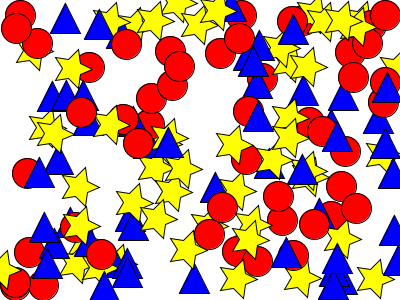
Frame 1 (no input)
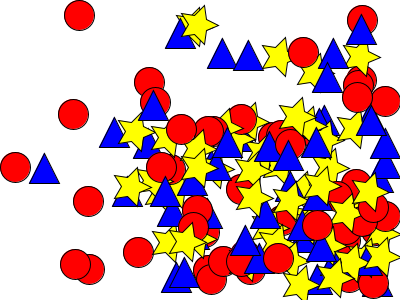
Frame 60 (the mouse pressed at the canvas centre just before this capture)
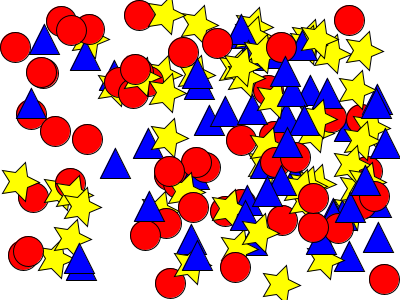
Frame 120 (the mouse held since frame 60 and released just before this capture)

The Processing sketch that drew these frames (run headless with seeded random() and noise(); from frame 60 on, the mouse is pressed at the canvas centre):

// Processing sketch: BallStarTriangle
// ── BallStarTriangle.pde
//ex 4-1
//2015/10/12
//小沼 塁void setup() {
Ball [] ball = new Ball[50];
triangle [] tri = new triangle[50];
star [] hosi = new star[50];

void setup() {
  size( 400, 300 );
  for (int i=0; i<50; i++){
    ball[i] = new Ball();
    tri[i] = new triangle();
    hosi[i] = new star();
  }
}

void draw() {
  background(255);
  for (int i=0; i<50; i++) {
    ball[i].move();
    ball[i].display();
    tri[i].display();
    tri[i].move();
    hosi[i].display();
    hosi[i].move();
  }
}


// ── Ball.pde
class Ball extends Object {
  void display() {
    fill( 255, 0, 0 );
    ellipse( x, y, 30, 30 );
  }
}

// ── Object.pde
class Object {
  int x;
  int y;
  int speedX;
  int speedY;

  Object() {
    init();
  }
  void init() {
    x = (int)random(width);
    y = (int)random(height);
    speedX = (int)random(5);
    speedY = (int)random(5);
  }
  void move() {
    x = x + speedX;
    y = y + speedY;
    if ( x+15 > width ) {
      x = width - 15;
      speedX = -speedX;
    }
    if ( x - 15 < 0 ) {
      x = 15;
      speedX = -speedX;
    }
    if ( y + 15 > height ) {
      y = height - 15;
      speedY = -speedY;
    }
    if ( y - 15 < 0 ) {
      y = 15;
      speedY = -speedY;
    }
  }
}

// ── star.pde
class star extends Object {
  void display() {
    int vertex_num = 5*2; //頂点数(星を描画、とげの数*2)
    int R; //頂点から中心までの距離(半径)
    int R_out = 20; //中心からとげまでの距離(半径)
    int R_in = R_out/2; //中心から谷までの距離(半径)
    pushMatrix();
    fill(255, 255, 0);
    translate(x, y);
    beginShape();
    for (int i = 0; i < vertex_num; i++) {
      if (i%2 == 0) {
        R = R_out;
      } else {
        R = R_in;
      }
      vertex(R*cos(radians(360*i/vertex_num)), R*sin(radians(360*i/vertex_num)));
    }
    endShape(CLOSE);
    popMatrix();
  }
}


// ── triangle.pde
class triangle extends Object{
  void display(){
    fill(0, 0, 255);
    triangle(x, y-15, x-15, y+15, x+15, y+15);
  }
  
  /*void move(){
    x = x + speedX;
    y = y + speedY;
    if(x>width) x = 0;
    if(x<0) x = width;
    if(y>height) y = 0;
    if(y<0) y = height;
  }*/
}
